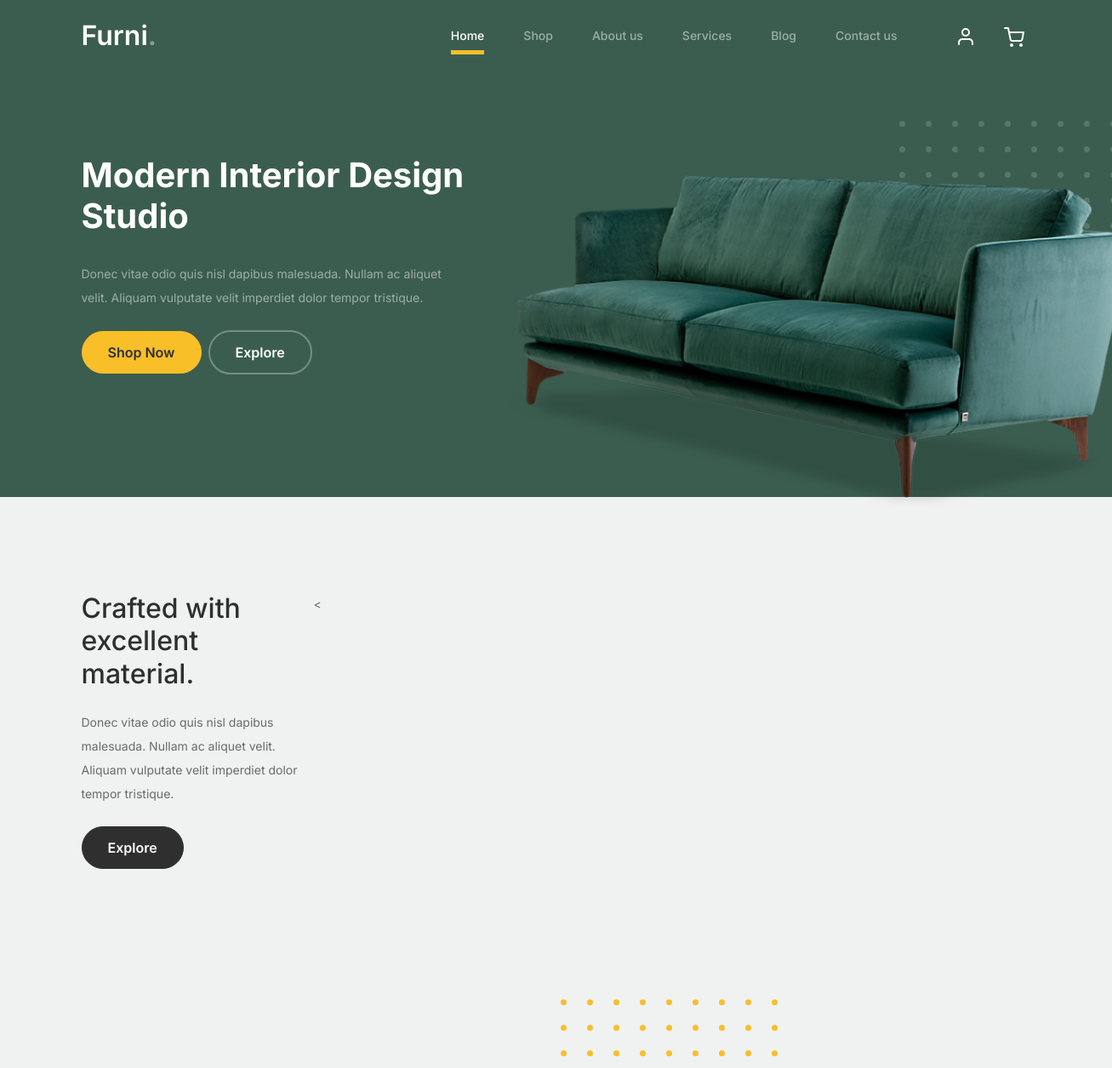
/ (upper part), run on an earlier commit of the app's database.
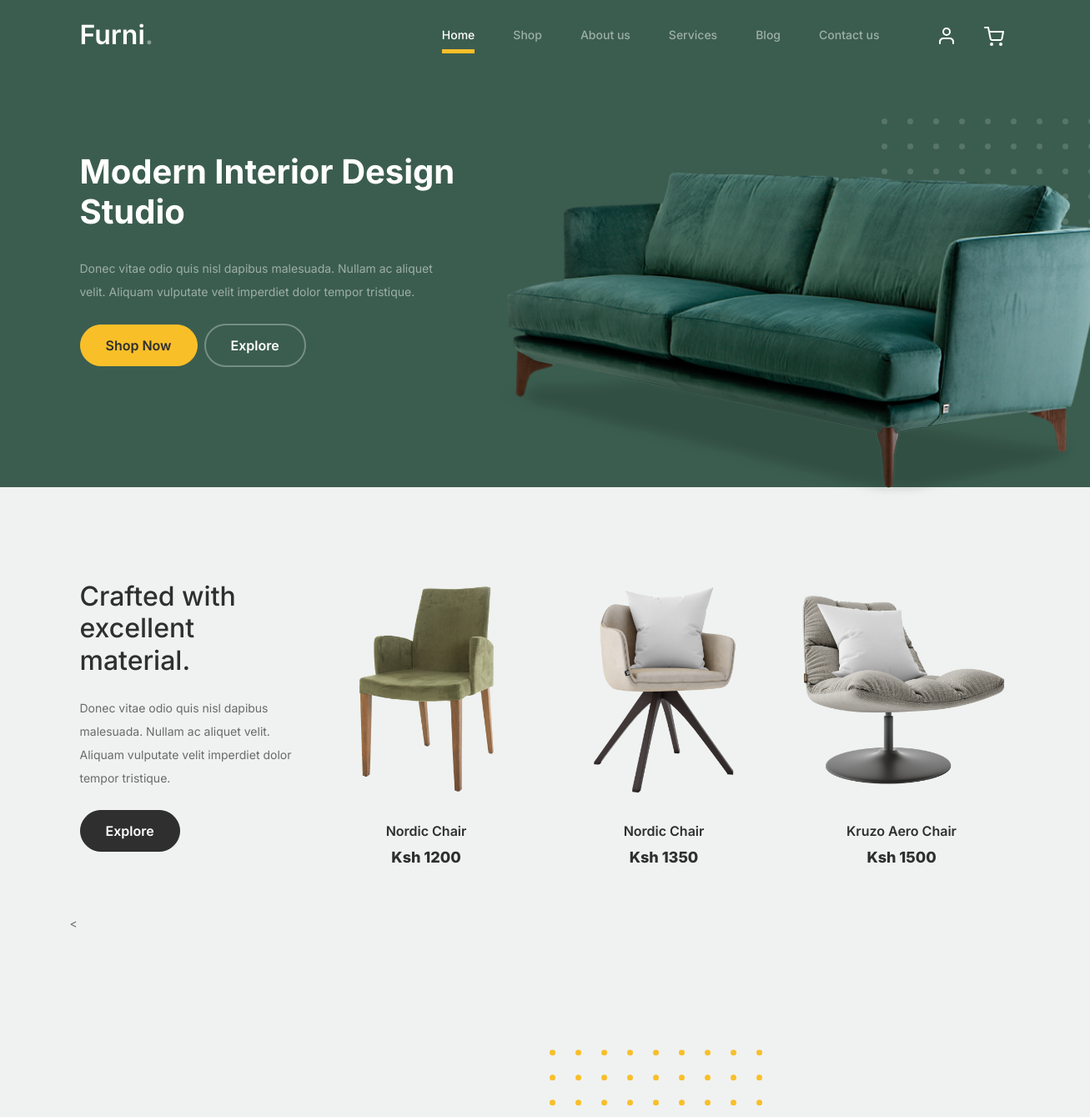
And on a later commit of the database.
### Shop/models.py (models this page shows, shortened)
class Product(models.Model):
        image = models.ImageField(upload_to="uploads/products", default="uploads/products/product1.jpg")
        name = models.CharField(max_length=100, blank=False, null=False)
        Price = models.CharField(max_length=100, blank=False, null=False)

### Shop/views.py (the view)
# urls.py: 2. Add a URL to urlpatterns:  path('', views.home, name='home')
def home(request):
    data = Product.objects.all()
    blogs = Blog.objects.all()
    return render(request, "index.html",{ 'navbar': 'home','data':data, 'blogs':blogs})

### Shop/Templates/index.html (shortened to what this page needs)
{% extends "layout.html" %}
{% load static %}
{% block body %}
			<div class="hero">
				<div class="container">
					<div class="row justify-content-between">
						<div class="col-lg-5">
							<div class="intro-excerpt">
								<h1>Modern Interior <span clsas="d-block">Design Studio</span></h1>
								<p class="mb-4">Donec vitae odio quis nisl dapibus malesuada. Nullam ac aliquet velit. Aliquam vulputate velit imperdiet dolor tempor tristique.</p>
								<p><a href="{% url 'Shop:shop' %}" class="btn btn-secondary me-2">Shop Now</a><a href="{% url 'Shop:shop' %}" class="btn btn-white-outline">Explore</a></p>
							</div>
						</div>
						<div class="col-lg-7">
							<div class="hero-img-wrap">
								<img src="{% static 'images/couch.png' %}" class="img-fluid">
							</div>
						</div>
					</div>
				</div>
			</div>
		<div class="product-section">
			<div class="container">
				<div class="row">
					<div class="col-md-12 col-lg-3 mb-5 mb-lg-0">
						<h2 class="mb-4 section-title">Crafted with excellent material.</h2>
						<p class="mb-4">Donec vitae odio quis nisl dapibus malesuada. Nullam ac aliquet velit. Aliquam vulputate velit imperdiet dolor tempor tristique. </p>
						<p><a href="{% url 'Shop:shop' %}" class="btn">Explore</a></p>
					</div>
                    {% for product in data|slice:":3"  %}
					<div class="col-12 col-md-4 col-lg-3 mb-5 mb-md-0">
						<a class="product-item" href="{% url 'Shop:cart' %}">
							<img src="/media/{{ product.image }}" class="img-fluid product-thumbnail">
							<h3 class="product-title">{{ product.name }}</h3>
							<strong class="product-price">{{ product.Price }}</strong>
						</a>
					</div>
                    {% endfor %}
					<
				</div>
			</div>
		</div>
		<div class="why-choose-section">
		</div>
{% endblock %}

What changed in the data, as far as the page shows it:
added Product: image (picture), name "Nordic Chair", Price "Ksh 1200"
added Product: image (picture), name "Nordic Chair", Price "Ksh 1350"
added Product: image (picture), name "Kruzo Aero Chair", Price "Ksh 1500"
